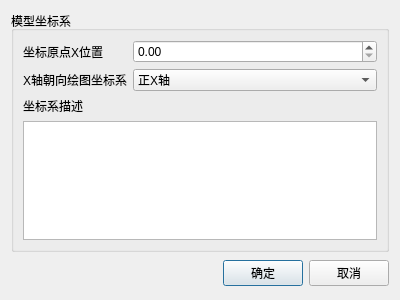
<?xml version="1.0" encoding="UTF-8"?>
<ui version="4.0">
 <class>EditCS</class>
 <widget class="QDialog" name="EditCS">
  <property name="geometry">
   <rect>
    <x>0</x>
    <y>0</y>
    <width>400</width>
    <height>300</height>
   </rect>
  </property>
  <property name="windowTitle">
   <string>模型坐标系</string>
  </property>
  <layout class="QVBoxLayout" name="verticalLayout_2">
   <item>
    <widget class="QGroupBox" name="groupBox">
     <property name="title">
      <string>模型坐标系</string>
     </property>
     <layout class="QVBoxLayout" name="verticalLayout_4">
      <item>
       <layout class="QHBoxLayout" name="horizontalLayout">
        <item>
         <layout class="QVBoxLayout" name="verticalLayout">
          <item>
           <widget class="QLabel" name="label_4">
            <property name="sizePolicy">
             <sizepolicy hsizetype="Preferred" vsizetype="Preferred">
              <horstretch>0</horstretch>
              <verstretch>0</verstretch>
             </sizepolicy>
            </property>
            <property name="text">
             <string>坐标原点X位置</string>
            </property>
           </widget>
          </item>
          <item>
           <widget class="QLabel" name="label_2">
            <property name="sizePolicy">
             <sizepolicy hsizetype="Preferred" vsizetype="Preferred">
              <horstretch>0</horstretch>
              <verstretch>0</verstretch>
             </sizepolicy>
            </property>
            <property name="text">
             <string>X轴朝向绘图坐标系</string>
            </property>
           </widget>
          </item>
         </layout>
        </item>
        <item>
         <layout class="QVBoxLayout" name="verticalLayout_3">
          <item>
           <widget class="QDoubleSpinBox" name="doubleSpinBox">
            <property name="sizePolicy">
             <sizepolicy hsizetype="Expanding" vsizetype="Fixed">
              <horstretch>0</horstretch>
              <verstretch>0</verstretch>
             </sizepolicy>
            </property>
            <property name="maximum">
             <double>100000000000000000.000000000000000</double>
            </property>
           </widget>
          </item>
          <item>
           <widget class="QComboBox" name="comboBox">
            <property name="sizePolicy">
             <sizepolicy hsizetype="Expanding" vsizetype="Fixed">
              <horstretch>0</horstretch>
              <verstretch>0</verstretch>
             </sizepolicy>
            </property>
            <item>
             <property name="text">
              <string>正X轴</string>
             </property>
            </item>
            <item>
             <property name="text">
              <string>负X轴</string>
             </property>
            </item>
           </widget>
          </item>
         </layout>
        </item>
       </layout>
      </item>
      <item>
       <widget class="QLabel" name="label_5">
        <property name="text">
         <string>坐标系描述</string>
        </property>
       </widget>
      </item>
      <item>
       <widget class="QTextEdit" name="textEdit"/>
      </item>
     </layout>
    </widget>
   </item>
   <item>
    <layout class="QHBoxLayout">
     <property name="spacing">
      <number>6</number>
     </property>
     <property name="leftMargin">
      <number>0</number>
     </property>
     <property name="topMargin">
      <number>0</number>
     </property>
     <property name="rightMargin">
      <number>0</number>
     </property>
     <property name="bottomMargin">
      <number>0</number>
     </property>
     <item>
      <spacer>
       <property name="orientation">
        <enum>Qt::Horizontal</enum>
       </property>
       <property name="sizeHint" stdset="0">
        <size>
         <width>131</width>
         <height>31</height>
        </size>
       </property>
      </spacer>
     </item>
     <item>
      <widget class="QPushButton" name="okButton">
       <property name="text">
        <string>确定</string>
       </property>
      </widget>
     </item>
     <item>
      <widget class="QPushButton" name="cancelButton">
       <property name="text">
        <string>取消</string>
       </property>
      </widget>
     </item>
    </layout>
   </item>
  </layout>
 </widget>
 <resources/>
 <connections>
  <connection>
   <sender>okButton</sender>
   <signal>clicked()</signal>
   <receiver>EditCS</receiver>
   <slot>accept()</slot>
   <hints>
    <hint type="sourcelabel">
     <x>278</x>
     <y>253</y>
    </hint>
    <hint type="destinationlabel">
     <x>96</x>
     <y>254</y>
    </hint>
   </hints>
  </connection>
  <connection>
   <sender>cancelButton</sender>
   <signal>clicked()</signal>
   <receiver>EditCS</receiver>
   <slot>reject()</slot>
   <hints>
    <hint type="sourcelabel">
     <x>369</x>
     <y>253</y>
    </hint>
    <hint type="destinationlabel">
     <x>179</x>
     <y>282</y>
    </hint>
   </hints>
  </connection>
 </connections>
</ui>
